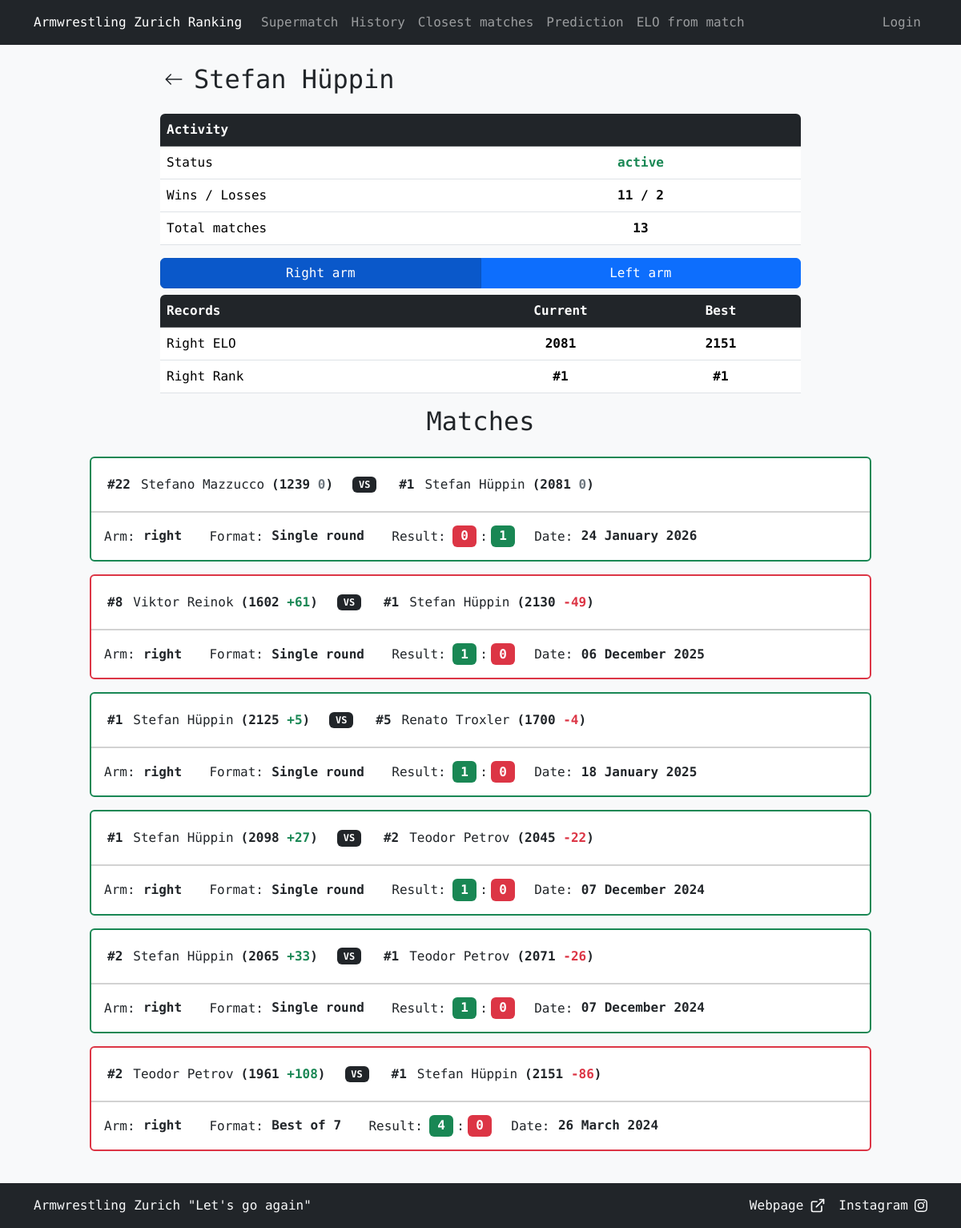
The app's page /view_member?id=17&arm=right with its own data.
### tables this page shows
CREATE TABLE "armwrestlers" (
    id INTEGER PRIMARY KEY AUTOINCREMENT,
    name TEXT NOT NULL UNIQUE,
    right_elo INTEGER NOT NULL,
    left_elo INTEGER NOT NULL,
    right_rank INTEGER,
    left_rank INTEGER,
    added_by TEXT NOT NULL,
    last_edited_by TEXT, hidden INTEGER NOT NULL DEFAULT 0, active INTEGER NOT NULL DEFAULT 1,
    FOREIGN KEY (added_by) REFERENCES users(username)
);

CREATE TABLE "history" (
    id INTEGER PRIMARY KEY AUTOINCREMENT,
    armwrestler1_id INTEGER NOT NULL,
    armwrestler2_id INTEGER NOT NULL,
    arm TEXT NOT NULL CHECK (arm IN ('right', 'left')),
    armwrestler1_rank INTEGER NOT NULL,
    armwrestler2_rank INTEGER NOT NULL,
    armwrestler1_elo INTEGER NOT NULL,
    armwrestler2_elo INTEGER NOT NULL,
    armwrestler1_score INTEGER NOT NULL,
    armwrestler2_score INTEGER NOT NULL,
    armwrestler1_elo_diff INTEGER NOT NULL,
    armwrestler2_elo_diff INTEGER NOT NULL,
    selected_format TEXT NOT NULL,
    date DATETIME DEFAULT CURRENT_TIMESTAMP,
    added_by TEXT NOT NULL,
    FOREIGN KEY (armwrestler1_id) REFERENCES armwrestlers(id),
    FOREIGN KEY (armwrestler2_id) REFERENCES armwrestlers(id),
    FOREIGN KEY (added_by) REFERENCES users(username)
);

### armelo_app.py (the view, shortened to what this page needs)
@app.route("/view_member", methods=["GET"])
def view_member():
    try:
        id = int(request.args.get('id'))
    except (ValueError, TypeError):
        raise NotFound()
    if request.args.get('arm') not in ('right', 'left'):
        return redirect(url_for('view_member', id=id, arm='right'))
    arm = get_arm()
    name_result = db_execute('SELECT name FROM armwrestlers WHERE id = ?', id)
    if not name_result:
        raise NotFound()
    name = name_result[0]['name']
    query = '''
        SELECT
            CASE WHEN a.hidden THEN 'hidden' WHEN a.active THEN 'active' ELSE 'inactive' END AS current_status,
            a.right_elo, a.left_elo, a.right_rank, a.left_rank
        FROM armwrestlers a
        WHERE a.id = ?
    '''
    current_status, current_right_elo, current_left_elo, current_right_rank, current_left_rank = db_execute(query, id)[0]
    wins, losses = 0, 0
    history = db_execute('''
        SELECT a1.id AS armwrestler1_id, a1.name AS armwrestler1_name, a2.id AS armwrestler2_id, a2.name AS armwrestler2_name, h.arm,
               h.armwrestler1_rank, h.armwrestler2_rank, h.armwrestler1_elo, h.armwrestler2_elo,
               h.armwrestler1_score, h.armwrestler2_score, h.armwrestler1_elo_diff, h.armwrestler2_elo_diff,
               h.selected_format, h.date
        FROM history h
        JOIN armwrestlers a1 ON h.armwrestler1_id = a1.id
        JOIN armwrestlers a2 ON h.armwrestler2_id = a2.id
        WHERE h.armwrestler1_id = ? OR h.armwrestler2_id = ?
        ORDER BY h.id DESC
    ''', id, id)
    selected_arm_history = []
    if history:
        best_right_elo = current_right_elo
        best_left_elo = current_left_elo
        best_right_rank = current_right_rank
        best_left_rank = current_left_rank
        wins_losses = []
        for record in history:
            is_armwrestler1 = record['armwrestler1_id'] == id
            match_arm = record['arm']
            elo = record['armwrestler1_elo'] if is_armwrestler1 else record['armwrestler2_elo']
            rank = record['armwrestler1_rank'] if is_armwrestler1 else record['armwrestler2_rank']
            my_score, opponent_score = (record['armwrestler1_score'], record['armwrestler2_score']) if is_armwrestler1 else (record['armwrestler2_score'], record['armwrestler1_score'])
            if my_score > opponent_score:
                wins += 1
                if match_arm == arm:
                    wins_losses.append("win")
            elif my_score < opponent_score:
                losses += 1
                if match_arm == arm:
                    wins_losses.append("loss")
            elif match_arm == arm:
                wins_losses.append("draw")
            if match_arm == 'right':
                best_right_elo = max(best_right_elo, elo)
                best_right_rank = min(best_right_rank, rank) if best_right_rank is not None else rank
                if arm == 'right':
                    selected_arm_history.append(record)
            elif match_arm == 'left':
                best_left_elo = max(best_left_elo, elo)
                best_left_rank = min(best_left_rank, rank) if best_left_rank is not None else rank
                if arm == 'left':
                    selected_arm_history.append(record)
        formatted_data = get_matches_formatted_data(selected_arm_history)
        total_matches = len(history)
    badges_for_arm = db_execute('''
        SELECT badges.name, badges.color
        FROM armwrestler_badges
        JOIN badges ON armwrestler_badges.badge_id = badges.id
        WHERE armwrestler_badges.armwrestler_id = ? AND armwrestler_badges.arm = ?
    ''', id, arm)
    template_data = {
        'id': id,
        'name': name,
        'current_right_elo': current_right_elo, 'current_left_elo': current_left_elo,
        'current_right_rank': current_right_rank, 'current_left_rank': current_left_rank,
        'best_right_elo': best_right_elo, 'best_left_elo': best_left_elo,
        'best_right_rank': best_right_rank, 'best_left_rank': best_left_rank,
        'current_status': current_status,
        'matches': selected_arm_history, 'formatted_data': formatted_data,
        'wins': wins, 'losses': losses, 'total_matches': total_matches,
        'wins_losses': wins_losses,
        'arm': arm,
        'badges_for_arm': badges_for_arm
    }
    if is_htmx():
        return render_template('view_member_partial.html', **template_data)
    return render_template('view_member.html', **template_data)

### armelo_app.py (called while the page is built)
@app.context_processor
def inject_user():
    username = session.get('username')
    return dict(username=username)

### config.py (called while the page is built)
def get_db():
    db = getattr(g, '_database', None)
    if db is None:
        db = g._database = sqlite3.connect(DATABASE)
        db.row_factory = sqlite3.Row
    return db

def db_execute(query, *args):
    db = get_db()
    cur = db.cursor()
    try:
        cur.execute(query, args)
        if query.strip().upper().startswith(("SELECT", "WITH")):
            return cur.fetchall()
        db.commit()
    except sqlite3.Error:
        db.rollback()
        raise
    finally:
        cur.close()

### helpers.py (called while the page is built)
def is_htmx():
    return bool(request.headers.get('HX-Request')) and not request.headers.get('HX-History-Restore-Request')

def get_arm():
    arm = request.values.get('arm', 'right')
    return arm if arm in ('right', 'left') else 'right'

### templates/view_member.html (shortened to what this page needs)
{% extends "layout.html" %}
{% from 'macros.html' import back_header %}
{% block content %}
<div class="mx-auto" style="max-width: 800px;">
    {{ back_header(name) }}
    <div class="table-responsive rounded">
        <table class="table">
            <thead class="table-dark">
                <tr>
                    <th colspan="2" class="align-middle">Activity</th>
                </tr>
            </thead>
            <tbody>
                <tr>
                    <td class="w-50 align-middle">Status</td>
                    <td class="text-center align-middle">
                        <span class="{% if current_status == 'active' %}text-success{% else %}text-secondary{% endif %}">
                            <strong>{{ current_status }}</strong>
                        </span>
                    </td>
                </tr>
                <tr>
                    <td class="w-50 align-middle">Wins / Losses</td>
                    <td class="text-center align-middle">
                        <strong>{{ wins }} / {{ losses }}</strong>
                    </td>
                </tr>
                <tr>
                    <td class="w-50 align-middle">Total matches</td>
                    <td class="text-center align-middle">
                        <strong>{{ total_matches }}</strong>
                    </td>
                </tr>
            </tbody>
        </table>
    </div>
</div>
<div id="arm_info">
    {% include 'view_member_partial.html' %}
</div>
{% endblock %}

### templates/macros.html (shortened to what this page needs)
{% macro back_header(title) %}
<div class="mb-4">
    <div class="row m-auto">
        <div class="col-auto p-0 d-flex align-items-center">
            <form action="{{ url_for('ranking') }}" method="GET">
                <button type="submit" class="btn btn-generic px-1 py-1 d-flex align-items-center">
                    <svg xmlns="http://www.w3.org/2000/svg" width="24" height="24" fill="currentColor" class="bi bi-arrow-left" viewBox="0 0 16 16">
                        <path fill-rule="evenodd" d="M15 8a.5.5 0 0 0-.5-.5H2.707l3.147-3.146a.5.5 0 1 0-.708-.708l-4 4a.5.5 0 0 0 0 .708l4 4a.5.5 0 0 0 .708-.708L2.707 8.5H14.5A.5.5 0 0 0 15 8"/>
                    </svg>
                </button>
            </form>
        </div>
        <div class="col d-flex align-items-center px-2">
            <h2 class="mb-0">{{ title }}</h2>
        </div>
    </div>
</div>
{% endmacro %}
{% macro arm_toggle(endpoint, target, push=false, url_kwargs={}) %}
<div class="btn-group btn-group-toggle mb-2 w-100">
    <a href="{{ url_for(endpoint, arm='right', **url_kwargs) }}"
       class="btn btn-primary w-50 {{ 'active' if arm == 'right' else '' }}"
       role="button"
       hx-get="{{ url_for(endpoint, arm='right', **url_kwargs) }}"
       hx-target="{{ target }}"
       hx-swap="innerMorph"
       {% if push %}hx-push-url="true"{% endif %}
       aria-pressed="{{ 'true' if arm == 'right' else 'false' }}">Right arm</a>
    <a href="{{ url_for(endpoint, arm='left', **url_kwargs) }}"
       class="btn btn-primary w-50 {{ 'active' if arm == 'left' else '' }}"
       role="button"
       hx-get="{{ url_for(endpoint, arm='left', **url_kwargs) }}"
       hx-target="{{ target }}"
       hx-swap="innerMorph"
       {% if push %}hx-push-url="true"{% endif %}
       aria-pressed="{{ 'true' if arm == 'left' else 'false' }}">Left arm</a>
</div>
{% endmacro %}

### templates/view_member_partial.html (shortened to what this page needs)
<div class="mx-auto" style="max-width: 800px;">
{% from 'macros.html' import arm_toggle with context %}
{{ arm_toggle('view_member', '#arm_info', push=true, url_kwargs={'id': id}) }}
    <div class="table-responsive rounded">
        <table class="table">
            <thead class="table-dark">
                <tr>
                    <th class="w-50 align-middle">Records</th>
                    <th class="text-center w-25 align-middle">Current</th>
                    <th class="text-center w-25 align-middle">Best</th>
                </tr>
            </thead>
            <tbody>
                {% if arm == 'right' %}
                <tr>
                    <td class="align-middle">Right ELO</td>
                    <td class="text-center align-middle"><strong>{{ current_right_elo }}</strong></td>
                    <td class="text-center align-middle"><strong>{{ best_right_elo }}</strong></td>
                </tr>
                <tr>
                    <td class="align-middle">Right Rank</td>
                    <td class="text-center align-middle">
                        <strong>{% if current_right_rank %}#{% endif %}{{ current_right_rank }}</strong>
                    </td>
                    <td class="text-center align-middle">
                        <strong>{% if best_right_rank %}#{% endif %}{{ best_right_rank }}</strong>
                    </td>
                </tr>
                {% endif %}
            </tbody>
        </table>
    </div>
</div>
<div class="col-auto text-center mb-4">
    <h2>Matches</h2>
</div>
{% if matches %}
{% include 'matches_partial.html' %}
{% else %}
<div class="alert alert-secondary">
    The armwrestler has not had any matches on the <strong>{{ arm }}</strong> arm.
</div>
{% endif%}

### templates/matches_partial.html (shortened to what this page needs)
{% for match in matches %}
<div class="col-12 mb-3">
    {% if wins_losses %}
        {% if wins_losses[loop.index - 1] == 'win' %}
            <div class="card border-success card-wider-border">
        {% elif wins_losses[loop.index - 1] == 'loss' %}
            <div class="card border-danger card-wider-border">
        {% else %}
            <div class="card card-wider-border">
        {% endif %}
    {% else %}
        <div class="card">
    {% endif %}
            <div class="card-header bg-transparent">
                <div class="row mt-2">
                    <div class="col-12 col-lg-auto mb-2 d-flex justify-content-center">
                        <div class="d-flex align-items-center gap-0 align-middle">
                            {% if match['armwrestler1_rank'] %}
                            <strong class="align-middle p-1">#{{ match['armwrestler1_rank'] }}</strong>
                            {% endif %}
                            <a href="{{ url_for('view_member', id=match['armwrestler1_id'], arm=match['arm']) }}" class="btn btn-generic text-start px-2 py-1 m-0 text-nowrap">
                                {{ match['armwrestler1_name'] }}
                            </a>
                            <strong class="text-nowrap align-middle">({{ match['armwrestler1_elo'] }} <span class="{{ formatted_data[loop.index - 1].diff1_color }}">{{ formatted_data[loop.index - 1].diff1_text }}</span>)</strong>
                        </div>
                    </div>
                    <div class="col-12 col-lg-auto text-center mb-2 d-flex align-items-center justify-content-center">
                        <span class="badge bg-dark">VS</span>
                    </div>
                    <div class="col-12 col-lg-auto mb-2 d-flex justify-content-center">
                        <div class="d-flex align-items-center gap-0 align-middle">
                            {% if match['armwrestler2_rank'] %}
                            <strong class="align-middle p-1">#{{ match['armwrestler2_rank'] }}</strong>
                            {% endif %}
                            <a href="{{ url_for('view_member', id=match['armwrestler2_id'], arm=match['arm']) }}" class="btn btn-generic text-start px-2 py-1 m-0 text-nowrap">
                                {{ match['armwrestler2_name'] }}
                            </a>
                            <strong class="text-nowrap align-middle">({{ match['armwrestler2_elo'] }} <span class="{{ formatted_data[loop.index - 1].diff2_color }}">{{ formatted_data[loop.index - 1].diff2_text }}</span>)</strong>
                        </div>
                    </div>
                </div>
            </div>
            <div class="card-body">
                <div class="card-text">
                    <div class="row justify-content-start">
                        <div class="col-12 col-lg-auto mb-2 mb-lg-0 text-start">
                            Arm:<span class="fs-6 mx-0 badge text-dark">{{ match['arm'] }}</span>
                        </div>
                        <div class="col-12 col-lg-auto mb-2 mb-lg-0 text-start">
                            Format:<span class="fs-6 mx-0 badge text-dark">{{ match['selected_format'] }}</span>
                        </div>
                        <div class="col-12 col-lg-auto mb-2 mb-lg-0 text-start">
                            Result:<span class="fs-6 ms-2 me-1 badge {{ formatted_data[loop.index - 1].score1_color }}">{{ match['armwrestler1_score'] }}</span>:<span class="fs-6 ms-1 me-0 badge {{ formatted_data[loop.index - 1].score2_color }}">{{ match['armwrestler2_score'] }}</span>
                        </div>
                        <div class="col-12 col-lg-auto mb-0 mb-lg-0 text-start">
                            Date:<span class="fs-6 mx-0 badge text-dark">{{ formatted_data[loop.index - 1].date }}</span>
                        </div>
                    </div>
                </div>
            </div>
        </div>
</div>
{% endfor %}

### static/styles.css (style rules this page uses)
* { font-family: 'Roboto Mono', monospace; }
html, body { height: 100%; scrollbar-width: none; -ms-overflow-style: none; }
body { display: flex; flex-direction: column; }
.btn-generic { --bs-btn-bg: transparent; --bs-btn-border-color: transparent; --bs-btn-hover-bg: transparent; --bs-btn-hover-border-color: var(--bs-secondary); --bs-btn-active-border-color: var(--bs-secondary); --bs-btn-active-bg: transparent; }
.card-wider-border { --bs-card-border-width: 2px; }

### records on screen
armwrestlers: name "Stefan Hüppin", right_elo "2081"
history: armwrestler2_elo "2151", armwrestler1_rank "2", armwrestler1_name "Teodor Petrov", armwrestler1_elo "1961", index "+108", armwrestler2_rank "1", armwrestler2_name "Stefan Hüppin", armwrestler2_elo_diff "-86", arm "right", selected_format "Best of 7", armwrestler1_score "4", armwrestler2_score "0", date "26 March 2024"
history: armwrestler1_rank "22", armwrestler1_name "Stefano Mazzucco", armwrestler1_elo "1239", index "0", armwrestler2_rank "1", armwrestler2_name "Stefan Hüppin", armwrestler2_elo "2081", arm "right", selected_format "Single round", armwrestler1_score "0", armwrestler2_score "1", date "24 January 2026"
history: armwrestler1_rank "8", armwrestler1_name "Viktor Reinok", armwrestler1_elo "1602", index "+61", armwrestler2_rank "1", armwrestler2_name "Stefan Hüppin", armwrestler2_elo "2130", armwrestler2_elo_diff "-49", arm "right", selected_format "Single round", armwrestler1_score "1", armwrestler2_score "0", index "06 December 2025"
history: armwrestler1_rank "1", armwrestler1_name "Stefan Hüppin", armwrestler1_elo "2125", index "+5", armwrestler2_rank "5", armwrestler2_name "Renato Troxler", armwrestler2_elo "1700", armwrestler2_elo_diff "-4", arm "right", selected_format "Single round", armwrestler1_score "1", armwrestler2_score "0", date "18 January 2025"
history: armwrestler1_rank "1", armwrestler1_name "Stefan Hüppin", armwrestler1_elo "2098", index "+27", armwrestler2_rank "2", armwrestler2_name "Teodor Petrov", armwrestler2_elo "2045", armwrestler2_elo_diff "-22", arm "right", selected_format "Single round", armwrestler1_score "1", armwrestler2_score "0", index "07 December 2024"
history: armwrestler1_rank "2", armwrestler1_name "Stefan Hüppin", armwrestler1_elo "2065", index "+33", armwrestler2_rank "1", armwrestler2_name "Teodor Petrov", armwrestler2_elo "2071", armwrestler2_elo_diff "-26", arm "right", selected_format "Single round", armwrestler1_score "1", armwrestler2_score "0", index "07 December 2024"

### other values on screen
{{ current_status }} "active"
{{ wins }} "11"
{{ losses }} "2"
{{ total_matches }} "13"
{{ current_right_rank }} "1"
{{ best_right_rank }} "1"
